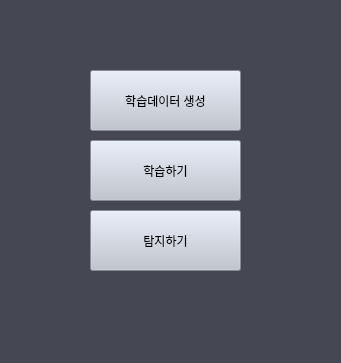
<?xml version="1.0" encoding="UTF-8"?>
<ui version="4.0">
 <class>MainWindow</class>
 <widget class="QMainWindow" name="MainWindow">
  <property name="geometry">
   <rect>
    <x>0</x>
    <y>0</y>
    <width>341</width>
    <height>363</height>
   </rect>
  </property>
  <property name="windowTitle">
   <string>MainWindow</string>
  </property>
  <property name="styleSheet">
   <string notr="true">background-color: rgb(69, 71, 83);</string>
  </property>
  <widget class="QWidget" name="centralwidget">
   <widget class="QPushButton" name="pushButton_1">
    <property name="geometry">
     <rect>
      <x>90</x>
      <y>70</y>
      <width>151</width>
      <height>61</height>
     </rect>
    </property>
    <property name="styleSheet">
     <string notr="true">background-color: rgb(189, 195, 207);
font: 9pt &quot;Helvetica&quot;;</string>
    </property>
    <property name="text">
     <string>학습데이터 생성</string>
    </property>
   </widget>
   <widget class="QPushButton" name="pushButton_2">
    <property name="geometry">
     <rect>
      <x>90</x>
      <y>140</y>
      <width>151</width>
      <height>61</height>
     </rect>
    </property>
    <property name="styleSheet">
     <string notr="true">background-color: rgb(189, 195, 207);
font: 9pt &quot;Helvetica&quot;;</string>
    </property>
    <property name="text">
     <string>학습하기</string>
    </property>
   </widget>
   <widget class="QPushButton" name="pushButton_3">
    <property name="geometry">
     <rect>
      <x>90</x>
      <y>210</y>
      <width>151</width>
      <height>61</height>
     </rect>
    </property>
    <property name="styleSheet">
     <string notr="true">background-color: rgb(189, 195, 207);
font: 9pt &quot;Helvetica&quot;;</string>
    </property>
    <property name="text">
     <string>탐지하기</string>
    </property>
   </widget>
  </widget>
  <widget class="QMenuBar" name="menubar">
   <property name="geometry">
    <rect>
     <x>0</x>
     <y>0</y>
     <width>341</width>
     <height>26</height>
    </rect>
   </property>
  </widget>
  <widget class="QStatusBar" name="statusbar"/>
 </widget>
 <resources/>
 <connections/>
</ui>
